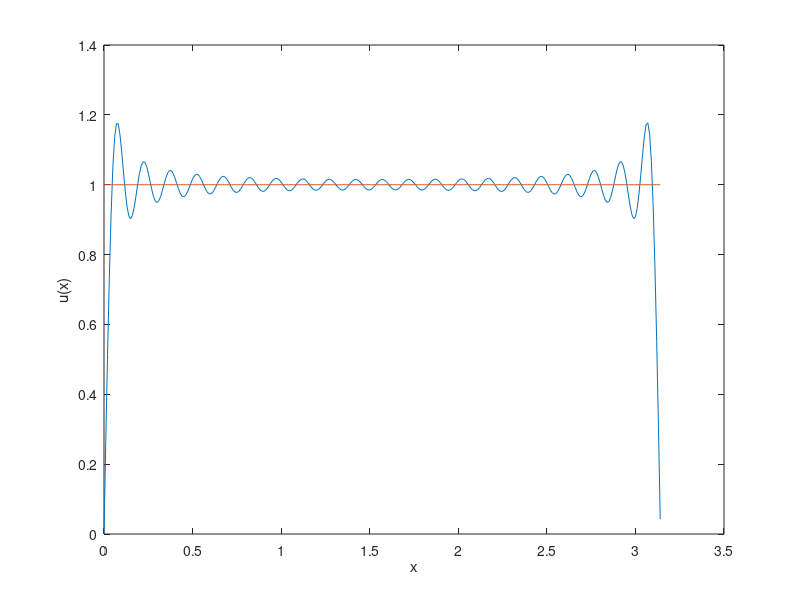

The MATLAB script that drew this image:
x=0:0.01:pi;

N = 21;

uN = zeros(1,length(x)); % dc component
for n=1:N
  uN = uN + (1/((2*n)-1)) * sin( ((2*n) -1)*x );
end

u = (4/pi) * uN;
plot(x,u)
xlabel('x')
ylabel('u(x)')
hold 
y=1;
plot(x,y*ones(size(x)))